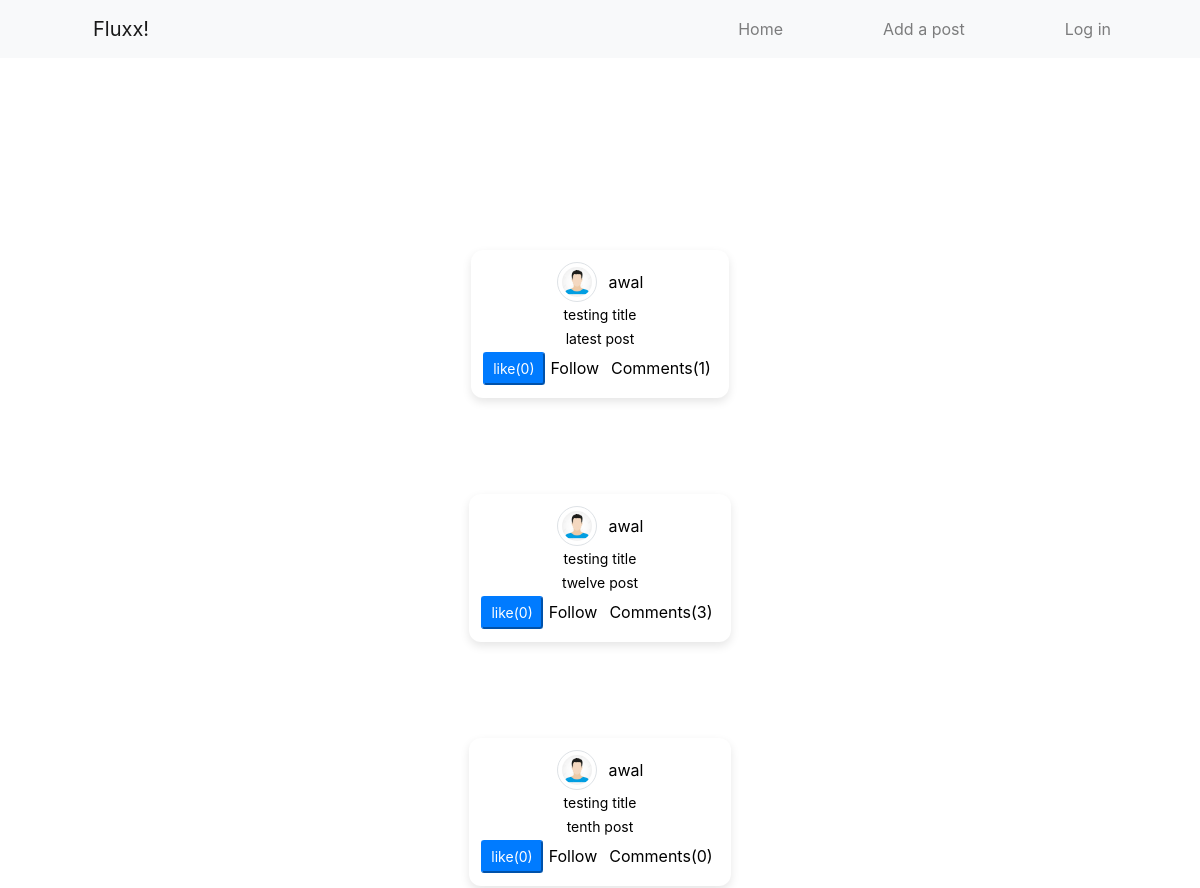
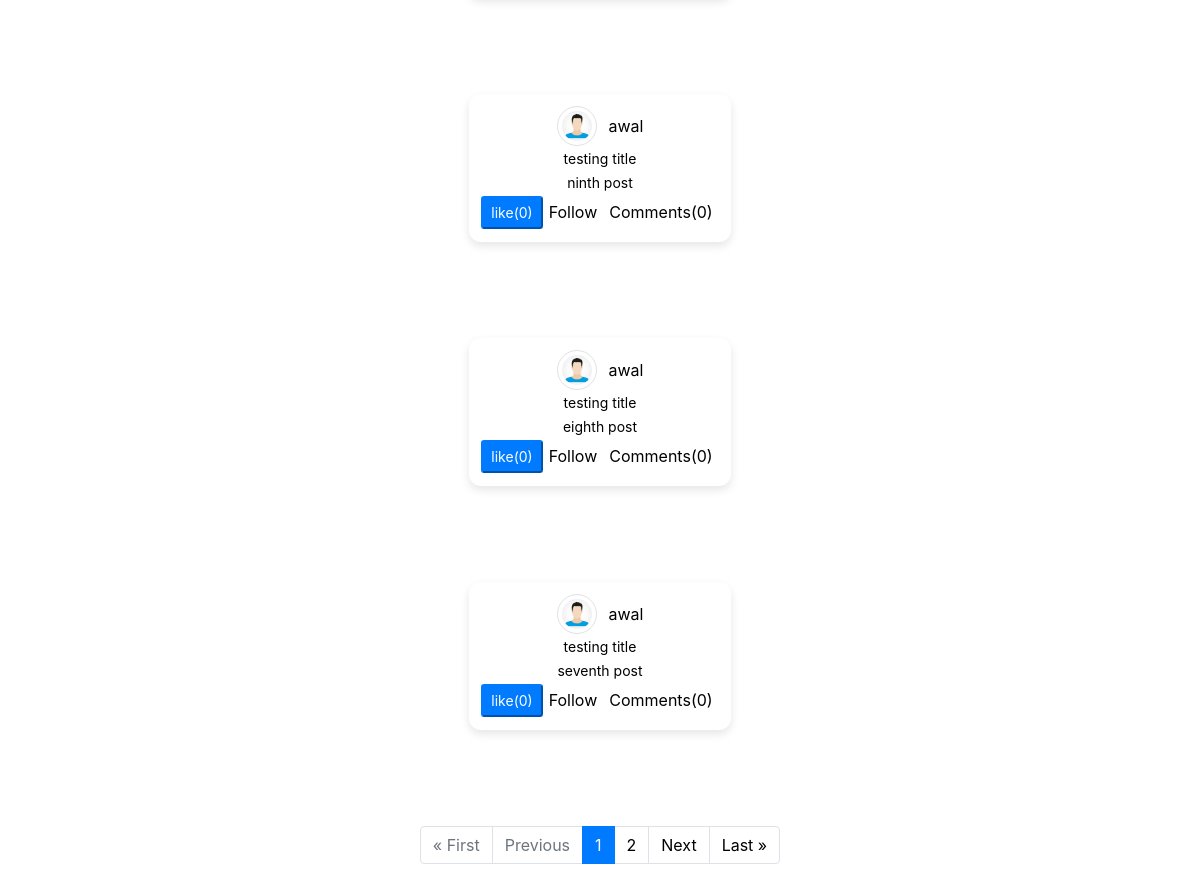
Screenshot of /fluxx/ with the database file from the repository (2 pictures, top to bottom).
### Fluxx/models.py (models this page shows, shortened)
class Post(models.Model):
    author = models.ForeignKey(User, on_delete=models.CASCADE, related_name='posts')
    title = models.CharField(max_length=46,null=False,default="testing title")
    content = models.TextField(blank=False)
    likes = models.ManyToManyField(User, related_name='liked_posts', blank=True)
    created_at = models.DateTimeField(auto_now_add=True)

class Profile(models.Model):
    user = models.OneToOneField(User, related_name='profile', on_delete=models.CASCADE)
    bio =models.CharField(max_length=150,default="my bio")
    avatar = models.ImageField( upload_to='avatars/', default="avatars/default.jpg")
    followers = models.ManyToManyField(User, related_name='following', blank=True)

### Fluxx/views.py (the view)
# urls.py: path("", homeView.as_view(), name="home"),
class homeView(ListView):
    model = Post
    template_name = "Fluxx/home.html"
    paginate_by = 6
    ordering = "-created_at"

### Fluxx/templates/Fluxx/home.html (shortened to what this page needs)
{% extends 'Fluxx/base.html' %} {% load static %} {% load widget_tweaks %}
{% block content %}
  <div class="posts">
    {% for post in object_list %}
      <div class="single-post post-card">
        <div class="follow-img">
          <img src="{{ post.author.profile.avatar.url }}" class="rounded-circle img-thumbnail" width="40" height="40" alt="profile" />
          {% if request.user.is_authenticated %}
          <p><a href=" {% url 'profile' user.id %} ">{{ post.author.username }}</a></p>
          {% else %}
          <a href="#">{{ post.author.username }}</a>
          {% endif %}
        </div>
        <div>
          <a class="post-content" href="{% url 'post-detail' post.id %}">{{ post.title }} <br>{{ post.content }}</a>
        </div>
        <div class="like-comment">
            <form action="{% url 'like' post.id %}">
        {% if request.user in post.likes.all %}
        <button class="btn-primary btn-sm">unlike({{post.likes.all.count}})</button>
        {% else %}
        <button class="btn-primary btn-sm">like({{post.likes.all.count}})</button>
        {% endif %}
      </form>
          <a href="{% url 'follow' user_id=post.author.id %}">Follow</a>
          <a href="{% url 'post-detail' post.id %}">Comments({{post.comments.all.count}})</a>
        </div>
      </div>
    {% endfor %}
{% if is_paginated %}
<nav aria-label="Page navigation">
  <ul class="pagination justify-content-center">
    {% if page_obj.has_previous %}
      <li class="page-item">
        <a class="page-link" href="?page=1">&laquo; First</a>
      </li>
      <li class="page-item">
        <a class="page-link" href="?page={{ page_obj.previous_page_number }}">Previous</a>
      </li>
    {% else %}
      <li class="page-item disabled">
        <a class="page-link">&laquo; First</a>
      </li>
      <li class="page-item disabled">
        <a class="page-link">Previous</a>
      </li>
    {% endif %}
    {% for num in page_obj.paginator.page_range %}
      {% if num >= page_obj.number|add:'-2' and num <= page_obj.number|add:'2' %}
        {% if num == page_obj.number %}
          <li class="page-item active"><a class="page-link">{{ num }}</a></li>
        {% else %}
          <li class="page-item"><a class="page-link" href="?page={{ num }}">{{ num }}</a></li>
        {% endif %}
      {% endif %}
    {% endfor %}
    {% if page_obj.has_next %}
      <li class="page-item">
        <a class="page-link" href="?page={{ page_obj.next_page_number }}">Next</a>
      </li>
      <li class="page-item">
        <a class="page-link" href="?page={{ page_obj.paginator.num_pages }}">Last &raquo;</a>
      </li>
    {% endif %}
  </ul>
</nav>
{% endif %}
</div>
{% endblock %}

### Fluxx/static/Fluxx/style.css (style rules this page uses)
body { background-color: rgb(237, 241, 241); padding: 0px; margin: 0px; }
.posts { display: flex; justify-content: center; align-items: center; flex-direction: column; gap: 6em; margin-top: 12em; }
.single-post { background-color: transparent; text-align: center; min-width: 50%; min-height: 50vh; display: flex; align-items: center; justify-content: center; flex-direction: column; }
.like-comment { display: flex; justify-content: space-evenly; align-items: center; width: 100%; }
.follow-img { display: flex; flex-direction: column; justify-content: space-around; align-items: center; }
.like-comment a { margin: 6px; right: 0; bottom: -16px; }
.post-card { display: block; text-decoration: none; color: inherit; border-radius: 12px; box-shadow: 0 4px 10px rgba(0, 0, 0, 0.1); transition: transform 0.2s ease, box-shadow 0.2s ease; background-color: #fff; }
.single-post { display: flex; flex-direction: column; min-height: 100%; padding: 12px; min-width: 12em; }
.follow-img { display: flex; align-items: center; flex-direction: row; justify-content: center; gap: 12px; width: 100%; }
.follow-img img { width: 40px; height: 40px; border-radius: 50%; object-fit: cover; }
.post-content { text-decoration: none; color: black; font-size: 14px; margin-top: 6px; }
.posts a { color: black; }

### rows the page displays
Post: author.profile.avatar (placeholder picture), author.username "awal", title "testing title", content "latest post", likes.all.count "0", comments.all.count "1"
Post: author.profile.avatar (placeholder picture), author.username "awal", title "testing title", content "twelve post", likes.all.count "0", comments.all.count "3"
Post: author.profile.avatar (placeholder picture), author.username "awal", title "testing title", content "tenth post", likes.all.count "0", comments.all.count "0"
Post: author.profile.avatar (placeholder picture), author.username "awal", title "testing title", content "ninth post", likes.all.count "0", comments.all.count "0"
Post: author.profile.avatar (placeholder picture), author.username "awal", title "testing title", content "eighth post", likes.all.count "0", comments.all.count "0"
Post: author.profile.avatar (placeholder picture), author.username "awal", title "testing title", content "seventh post", likes.all.count "0", comments.all.count "0"

### other values shown
{{ num }} "1"
{{ num }} "2"
